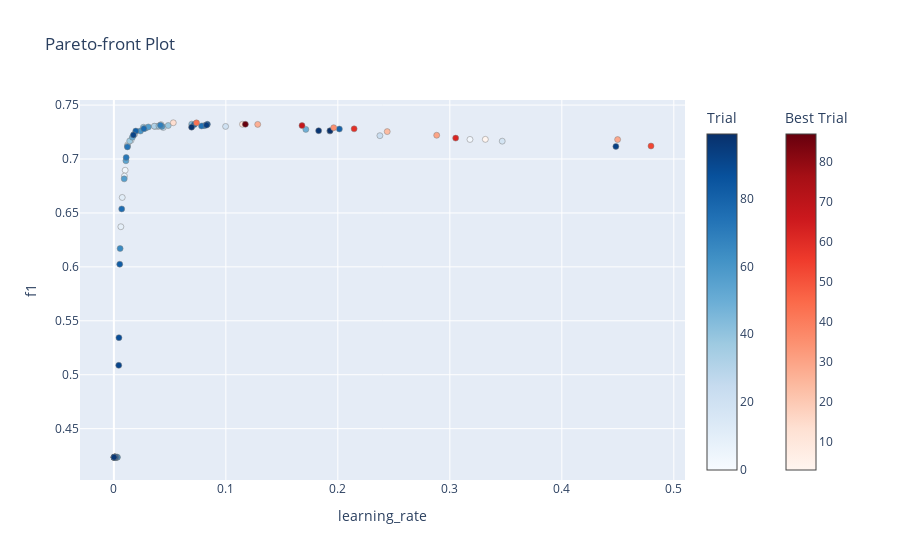

The code cell stored with this chart in its notebook:
### Code cell
fig = optuna.visualization.plot_pareto_front(
    study, target_names=["learning_rate", "f1"]
)
fig.write_image(file="figures/ch5_pareto.png", format="png", scale=6)
fig.show()

### Figure 1 — Plotly figure (JSON) as saved in the notebook; plotly's stock layout.template omitted (floating-point values rounded to 4 significant figures)
{"data": [{"hovertemplate": "%{text}<extra>Trial</extra>", "marker": {"color": [0, 1, 2, 4, 5, 6, 7, 8, 9, 10, 11, 13, 15, 16, 17, 18, 19, 20, 21, 22, 23, 25, 26, 28, 31, 32, 33, 34, 36, 37, 38, 39, 40, 41, 42, 44, 45, 46, 47, 48, 49, 50, 51, 52, 54, 55, 56, 57, 58, 60, 61, 63, 64, 65, 66, 67, 69, 70, 71, 72, 73, 74, 75, 76, 77, 78, 79, 80, 81, 82, 83, 84, 85, 86, 88, 89, 90, 91, 92, 93, 94, 95, 96, 97, 98, 99], "colorbar": {"title": {"text": "Trial"}}, "colorscale": [[0, "rgb(247,251,255)"], [0.125, "rgb(222,235,247)"], [0.25, "rgb(198,219,239)"], [0.375, "rgb(158,202,225)"], [0.5, "rgb(107,174,214)"], [0.625, "rgb(66,146,198)"], [0.75, "rgb(33,113,181)"], [0.875, "rgb(8,81,156)"], [1, "rgb(8,48,107)"]], "line": {"color": "Grey", "width": 0.5}}, "mode": "markers", "showlegend": false, "text": ["{<br>  \"number\": 0,<br>  \"values\": [<br>    0.018276625572235056,<br>    0.7229728382357858<br>  ],<br>  \"params\": {<br>    \"learning_rate\": 0.018276625572235056<br>  }<br>}", "{<br>  \"number\": 1,<br>  \"values\": [<br>    0.012281350875017864,<br>    0.713129498994182<br>  ],<br>  \"params\": {<br>    \"learning_rate\": 0.012281350875017864<br>  }<br>}", "{<br>  \"number\": 2,<br>  \"values\": [<br>    0.3179931543219117,<br>    0.7181352358216049<br>  ],<br>  \"params\": {<br>    \"learning_rate\": 0.3179931543219117<br>  }<br>}", "{<br>  \"number\": 4,<br>  \"values\": [<br>    0.010097499163932589,<br>    0.689595604293249<br>  ],<br>  \"params\": {<br>    \"learning_rate\": 0.010097499163932589<br>  }<br>}", "{<br>  \"number\": 5,<br>  \"values\": [<br>    0.0010284892903758126,<br>    0.4235082247366586<br>  ],<br>  \"params\": {<br>    \"learning_rate\": 0.0010284892903758126<br>  }<br>}", "{<br>  \"number\": 6,<br>  \"values\": [<br>    0.0008073623310050534,<br>    0.4235082247366586<br>  ],<br>  \"params\": {<br>    \"learning_rate\": 0.0008073623310050534<br>  }<br>}", "{<br>  \"number\": 7,<br>  \"values\": [<br>    0.009446892389275133,<br>    0.6841554205738356<br>  ],<br>  \"params\": {<br>    \"learning_rate\": 0.009446892389275133<br>  }<br>}", "{<br>  \"number\": 8,<br>  \"values\": [<br>    0.042129982546996285,<br>    0.7318679125094985<br>  ],<br>  \"params\": {<br>    \"learning_rate\": 0.042129982546996285<br>  }<br>}", "{<br>  \"number\": 9,<br>  \"values\": [<br>    0.006234336282154794,<br>    0.6372047388051083<br>  ],<br>  \"params\": {<br>    \"learning_rate\": 0.006234336282154794<br>  }<br>}", "{<br>  \"number\": 10,<br>  \"values\": [<br>    0.0014213907266344855,<br>    0.4235082247366586<br>  ],<br>  \"params\": {<br>    \"learning_rate\": 0.0014213907266344855<br>  }<br>}", "{<br>  \"number\": 11,<br>  \"values\": [<br>    0.0074818711669891215,<br>    0.6643619268828908<br>  ],<br>  \"params\": {<br>    \"learning_rate\": 0.0074818711669891215<br>  }<br>}", "{<br>  \"number\": 13,<br>  \"values\": [<br>    0.0012664149179400209,<br>    0.4235082247366586<br>  ],<br>  \"params\": {<br>    \"learning_rate\": 0.0012664149179400209<br>  }<br>}", "{<br>  \"number\": 15,<br>  \"values\": [<br>    0.01538041330688695,<br>    0.7173796023919852<br>  ],<br>  \"params\": {<br>    \"learning_rate\": 0.01538041330688695<br>  }<br>}", "{<br>  \"number\": 16,<br>  \"values\": [<br>    0.018396986660930648,<br>    0.7227368738811438<br>  ],<br>  \"params\": {<br>    \"learning_rate\": 0.018396986660930648<br>  }<br>}", "{<br>  \"number\": 17,<br>  \"values\": [<br>    0.0030415201353781317,<br>    0.4235082247366586<br>  ],<br>  \"params\": {<br>    \"learning_rate\": 0.0030415201353781317<br>  }<br>}", "{<br>  \"number\": 18,<br>  \"values\": [<br>    0.34679130964813293,<br>    0.7165372792236238<br>  ],<br>  \"params\": {<br>    \"learning_rate\": 0.34679130964813293<br>  }<br>}", "{<br>  \"number\": 19,<br>  \"values\": [<br>    0.0016185106184141472,<br>    0.4235082247366586<br>  ],<br>  \"params\": {<br>    \"learning_rate\": 0.0016185106184141472<br>  }<br>}", "{<br>  \"number\": 20,<br>  \"values\": [<br>    0.09977031400739048,<br>    0.7302018596960369<br>  ],<br>  \"params\": {<br>    \"learning_rate\": 0.09977031400739048<br>  }<br>}", "{<br>  \"number\": 21,<br>  \"values\": [<br>    0.00015692458115144144,<br>    0.4235082247366586<br>  ],<br>  \"params\": {<br>    \"learning_rate\": 0.00015692458115144144<br>  }<br>}", "{<br>  \"number\": 22,<br>  \"values\": [<br>    0.0014637099340279343,<br>    0.4235082247366586<br>  ],<br>  \"params\": {<br>    \"learning_rate\": 0.0014637099340279343<br>  }<br>}", "{<br>  \"number\": 23,<br>  \"values\": [<br>    0.237542460048024,<br>    0.7216310177763523<br>  ],<br>  \"params\": {<br>    \"learning_rate\": 0.237542460048024<br>  }<br>}", "{<br>  \"number\": 25,<br>  \"values\": [<br>    0.039216586476540555,<br>    0.7301579035907364<br>  ],<br>  \"params\": {<br>    \"learning_rate\": 0.039216586476540555<br>  }<br>}", "{<br>  \"number\": 26,<br>  \"values\": [<br>    0.04413193652148863,<br>    0.7292176187667853<br>  ],<br>  \"params\": {<br>    \"learning_rate\": 0.04413193652148863<br>  }<br>}", "{<br>  \"number\": 28,<br>  \"values\": [<br>    0.0006332697167843045,<br>    0.4235082247366586<br>  ],<br>  \"params\": {<br>    \"learning_rate\": 0.0006332697167843045<br>  }<br>}", "{<br>  \"number\": 31,<br>  \"values\": [<br>    0.036619413830782564,<br>    0.7302184406320554<br>  ],<br>  \"params\": {<br>    \"learning_rate\": 0.036619413830782564<br>  }<br>}", "{<br>  \"number\": 32,<br>  \"values\": [<br>    0.03610204856200786,<br>    0.7304328067409969<br>  ],<br>  \"params\": {<br>    \"learning_rate\": 0.03610204856200786<br>  }<br>}", "{<br>  \"number\": 33,<br>  \"values\": [<br>    0.0021961450728918896,<br>    0.4235082247366586<br>  ],<br>  \"params\": {<br>    \"learning_rate\": 0.0021961450728918896<br>  }<br>}", "{<br>  \"number\": 34,<br>  \"values\": [<br>    0.012193586140043794,<br>    0.7120523440790167<br>  ],<br>  \"params\": {<br>    \"learning_rate\": 0.012193586140043794<br>  }<br>}", "{<br>  \"number\": 36,<br>  \"values\": [<br>    0.00017918412416240907,<br>    0.4235082247366586<br>  ],<br>  \"params\": {<br>    \"learning_rate\": 0.00017918412416240907<br>  }<br>}", "{<br>  \"number\": 37,<br>  \"values\": [<br>    0.014133500358080071,<br>    0.7167142851538554<br>  ],<br>  \"params\": {<br>    \"learning_rate\": 0.014133500358080071<br>  }<br>}", "{<br>  \"number\": 38,<br>  \"values\": [<br>    0.04852382290869409,<br>    0.7310333204595433<br>  ],<br>  \"params\": {<br>    \"learning_rate\": 0.04852382290869409<br>  }<br>}", "{<br>  \"number\": 39,<br>  \"values\": [<br>    0.040201201662143485,<br>    0.7306614283099379<br>  ],<br>  \"params\": {<br>    \"learning_rate\": 0.040201201662143485<br>  }<br>}", "{<br>  \"number\": 40,<br>  \"values\": [<br>    0.0011776265316570207,<br>    0.4235082247366586<br>  ],<br>  \"params\": {<br>    \"learning_rate\": 0.0011776265316570207<br>  }<br>}", "{<br>  \"number\": 41,<br>  \"values\": [<br>    0.026396073829949854,<br>    0.7294521208392316<br>  ],<br>  \"params\": {<br>    \"learning_rate\": 0.026396073829949854<br>  }<br>}", "{<br>  \"number\": 42,<br>  \"values\": [<br>    0.19287363423507076,<br>    0.7259236143539816<br>  ],<br>  \"params\": {<br>    \"learning_rate\": 0.19287363423507076<br>  }<br>}", "{<br>  \"number\": 44,<br>  \"values\": [<br>    0.06950786503628438,<br>    0.7323174432397132<br>  ],<br>  \"params\": {<br>    \"learning_rate\": 0.06950786503628438<br>  }<br>}", "{<br>  \"number\": 45,<br>  \"values\": [<br>    0.0013182070434705978,<br>    0.4235082247366586<br>  ],<br>  \"params\": {<br>    \"learning_rate\": 0.0013182070434705978<br>  }<br>}", "{<br>  \"number\": 46,<br>  \"values\": [<br>    0.0001689170415983065,<br>    0.4235082247366586<br>  ],<br>  \"params\": {<br>    \"learning_rate\": 0.0001689170415983065<br>  }<br>}", "{<br>  \"number\": 47,<br>  \"values\": [<br>    0.0021018530965500105,<br>    0.4235082247366586<br>  ],<br>  \"params\": {<br>    \"learning_rate\": 0.0021018530965500105<br>  }<br>}", "{<br>  \"number\": 48,<br>  \"values\": [<br>    0.00019287163151974652,<br>    0.4235082247366586<br>  ],<br>  \"params\": {<br>    \"learning_rate\": 0.00019287163151974652<br>  }<br>}", "{<br>  \"number\": 49,<br>  \"values\": [<br>    0.1714187324525616,<br>    0.7274564562489783<br>  ],<br>  \"params\": {<br>    \"learning_rate\": 0.1714187324525616<br>  }<br>}", "{<br>  \"number\": 50,<br>  \"values\": [<br>    0.028218912249716382,<br>    0.7285799931977797<br>  ],<br>  \"params\": {<br>    \"learning_rate\": 0.028218912249716382<br>  }<br>}", "{<br>  \"number\": 51,<br>  \"values\": [<br>    0.00037469787058577405,<br>    0.4235082247366586<br>  ],<br>  \"params\": {<br>    \"learning_rate\": 0.00037469787058577405<br>  }<br>}", "{<br>  \"number\": 52,<br>  \"values\": [<br>    0.016517619384449466,<br>    0.7201909680929806<br>  ],<br>  \"params\": {<br>    \"learning_rate\": 0.016517619384449466<br>  }<br>}", "{<br>  \"number\": 54,<br>  \"values\": [<br>    0.01075645544167512,<br>    0.6983807551597365<br>  ],<br>  \"params\": {<br>    \"learning_rate\": 0.01075645544167512<br>  }<br>}", "{<br>  \"number\": 55,<br>  \"values\": [<br>    0.0013300668001608705,<br>    0.4235082247366586<br>  ],<br>  \"params\": {<br>    \"learning_rate\": 0.0013300668001608705<br>  }<br>}", "{<br>  \"number\": 56,<br>  \"values\": [<br>    0.009234620597188305,<br>    0.6815820697212852<br>  ],<br>  \"params\": {<br>    \"learning_rate\": 0.009234620597188305<br>  }<br>}", "{<br>  \"number\": 57,<br>  \"values\": [<br>    0.030789337644333142,<br>    0.7297299658845593<br>  ],<br>  \"params\": {<br>    \"learning_rate\": 0.030789337644333142<br>  }<br>}", "{<br>  \"number\": 58,<br>  \"values\": [<br>    0.0005196761744466342,<br>    0.4235082247366586<br>  ],<br>  \"params\": {<br>    \"learning_rate\": 0.0005196761744466342<br>  }<br>}", "{<br>  \"number\": 60,<br>  \"values\": [<br>    0.023714036796718886,<br>    0.7259369472766212<br>  ],<br>  \"params\": {<br>    \"learning_rate\": 0.023714036796718886<br>  }<br>}", "{<br>  \"number\": 61,<br>  \"values\": [<br>    0.042951701452191404,<br>    0.7302474855948291<br>  ],<br>  \"params\": {<br>    \"learning_rate\": 0.042951701452191404<br>  }<br>}", "{<br>  \"number\": 63,<br>  \"values\": [<br>    0.0031088442966744653,<br>    0.4235082247366586<br>  ],<br>  \"params\": {<br>    \"learning_rate\": 0.0031088442966744653<br>  }<br>}", "{<br>  \"number\": 64,<br>  \"values\": [<br>    0.0004014235312843208,<br>    0.4235082247366586<br>  ],<br>  \"params\": {<br>    \"learning_rate\": 0.0004014235312843208<br>  }<br>}", "{<br>  \"number\": 65,<br>  \"values\": [<br>    0.005578035829630357,<br>    0.6170142717941252<br>  ],<br>  \"params\": {<br>    \"learning_rate\": 0.005578035829630357<br>  }<br>}", "{<br>  \"number\": 66,<br>  \"values\": [<br>    0.0001592544431367279,<br>    0.4235082247366586<br>  ],<br>  \"params\": {<br>    \"learning_rate\": 0.0001592544431367279<br>  }<br>}", "{<br>  \"number\": 67,<br>  \"values\": [<br>    0.0807232375319011,<br>    0.7309408871913655<br>  ],<br>  \"params\": {<br>    \"learning_rate\": 0.0807232375319011<br>  }<br>}", "{<br>  \"number\": 69,<br>  \"values\": [<br>    0.04159311590472715,<br>    0.7313584050417112<br>  ],<br>  \"params\": {<br>    \"learning_rate\": 0.04159311590472715<br>  }<br>}", "{<br>  \"number\": 70,<br>  \"values\": [<br>    0.0007829813261500128,<br>    0.4235082247366586<br>  ],<br>  \"params\": {<br>    \"learning_rate\": 0.0007829813261500128<br>  }<br>}", "{<br>  \"number\": 71,<br>  \"values\": [<br>    0.0005327862205087224,<br>    0.4235082247366586<br>  ],<br>  \"params\": {<br>    \"learning_rate\": 0.0005327862205087224<br>  }<br>}", "{<br>  \"number\": 72,<br>  \"values\": [<br>    0.011004042996587247,<br>    0.7013991059388606<br>  ],<br>  \"params\": {<br>    \"learning_rate\": 0.011004042996587247<br>  }<br>}", "{<br>  \"number\": 73,<br>  \"values\": [<br>    0.012096495400321669,<br>    0.7112448137800941<br>  ],<br>  \"params\": {<br>    \"learning_rate\": 0.012096495400321669<br>  }<br>}", "{<br>  \"number\": 74,<br>  \"values\": [<br>    0.07830377287729806,<br>    0.7306338561389435<br>  ],<br>  \"params\": {<br>    \"learning_rate\": 0.07830377287729806<br>  }<br>}", "{<br>  \"number\": 75,<br>  \"values\": [<br>    0.0020289312962674306,<br>    0.4235082247366586<br>  ],<br>  \"params\": {<br>    \"learning_rate\": 0.0020289312962674306<br>  }<br>}", "{<br>  \"number\": 76,<br>  \"values\": [<br>    0.007003614272196497,<br>    0.653715322076985<br>  ],<br>  \"params\": {<br>    \"learning_rate\": 0.007003614272196497<br>  }<br>}", "{<br>  \"number\": 77,<br>  \"values\": [<br>    0.026811861365256547,<br>    0.7281393119846103<br>  ],<br>  \"params\": {<br>    \"learning_rate\": 0.026811861365256547<br>  }<br>}", "{<br>  \"number\": 78,<br>  \"values\": [<br>    0.0014534431094221844,<br>    0.4235082247366586<br>  ],<br>  \"params\": {<br>    \"learning_rate\": 0.0014534431094221844<br>  }<br>}", "{<br>  \"number\": 79,<br>  \"values\": [<br>    0.07184266906020101,<br>    0.7318954915835494<br>  ],<br>  \"params\": {<br>    \"learning_rate\": 0.07184266906020101<br>  }<br>}", "{<br>  \"number\": 80,<br>  \"values\": [<br>    0.20138173825410338,<br>    0.7278080193179831<br>  ],<br>  \"params\": {<br>    \"learning_rate\": 0.20138173825410338<br>  }<br>}", "{<br>  \"number\": 81,<br>  \"values\": [<br>    0.01956656266919498,<br>    0.7259187426802697<br>  ],<br>  \"params\": {<br>    \"learning_rate\": 0.01956656266919498<br>  }<br>}", "{<br>  \"number\": 82,<br>  \"values\": [<br>    0.005251844487229045,<br>    0.6024609734794308<br>  ],<br>  \"params\": {<br>    \"learning_rate\": 0.005251844487229045<br>  }<br>}", "{<br>  \"number\": 83,<br>  \"values\": [<br>    0.0007975269741962664,<br>    0.4235082247366586<br>  ],<br>  \"params\": {<br>    \"learning_rate\": 0.0007975269741962664<br>  }<br>}", "{<br>  \"number\": 84,<br>  \"values\": [<br>    0.0005538907493946157,<br>    0.4235082247366586<br>  ],<br>  \"params\": {<br>    \"learning_rate\": 0.0005538907493946157<br>  }<br>}", "{<br>  \"number\": 85,<br>  \"values\": [<br>    0.0835122016432078,<br>    0.7321890615843162<br>  ],<br>  \"params\": {<br>    \"learning_rate\": 0.0835122016432078<br>  }<br>}", "{<br>  \"number\": 86,<br>  \"values\": [<br>    0.0006260697703589752,<br>    0.4235082247366586<br>  ],<br>  \"params\": {<br>    \"learning_rate\": 0.0006260697703589752<br>  }<br>}", "{<br>  \"number\": 88,<br>  \"values\": [<br>    0.004544231657855253,<br>    0.5343888745179519<br>  ],<br>  \"params\": {<br>    \"learning_rate\": 0.004544231657855253<br>  }<br>}", "{<br>  \"number\": 89,<br>  \"values\": [<br>    0.00012209259631005412,<br>    0.4235082247366586<br>  ],<br>  \"params\": {<br>    \"learning_rate\": 0.00012209259631005412<br>  }<br>}", "{<br>  \"number\": 90,<br>  \"values\": [<br>    0.001267549290534437,<br>    0.4235082247366586<br>  ],<br>  \"params\": {<br>    \"learning_rate\": 0.001267549290534437<br>  }<br>}", "{<br>  \"number\": 91,<br>  \"values\": [<br>    0.004363976487357013,<br>    0.5087369170754972<br>  ],<br>  \"params\": {<br>    \"learning_rate\": 0.004363976487357013<br>  }<br>}", "{<br>  \"number\": 92,<br>  \"values\": [<br>    0.017485462659550834,<br>    0.722280452051524<br>  ],<br>  \"params\": {<br>    \"learning_rate\": 0.017485462659550834<br>  }<br>}", "{<br>  \"number\": 93,<br>  \"values\": [<br>    0.44828056389247145,<br>    0.7116760995541701<br>  ],<br>  \"params\": {<br>    \"learning_rate\": 0.44828056389247145<br>  }<br>}", "{<br>  \"number\": 94,<br>  \"values\": [<br>    0.08277845673611592,<br>    0.7314187112500111<br>  ],<br>  \"params\": {<br>    \"learning_rate\": 0.08277845673611592<br>  }<br>}", "{<br>  \"number\": 95,<br>  \"values\": [<br>    0.0003291311959625348,<br>    0.4235082247366586<br>  ],<br>  \"params\": {<br>    \"learning_rate\": 0.0003291311959625348<br>  }<br>}", "{<br>  \"number\": 96,<br>  \"values\": [<br>    0.00022868118733042252,<br>    0.4235082247366586<br>  ],<br>  \"params\": {<br>    \"learning_rate\": 0.00022868118733042252<br>  }<br>}", "{<br>  \"number\": 97,<br>  \"values\": [<br>    0.18286145837300968,<br>    0.7262427071035374<br>  ],<br>  \"params\": {<br>    \"learning_rate\": 0.18286145837300968<br>  }<br>}", "{<br>  \"number\": 98,<br>  \"values\": [<br>    0.06941692989749879,<br>    0.7295385067809874<br>  ],<br>  \"params\": {<br>    \"learning_rate\": 0.06941692989749879<br>  }<br>}", "{<br>  \"number\": 99,<br>  \"values\": [<br>    0.19305171220017311,<br>    0.7262367052555226<br>  ],<br>  \"params\": {<br>    \"learning_rate\": 0.19305171220017311<br>  }<br>}"], "type": "scatter", "x": [0.01828, 0.01228, 0.318, 0.0101, 0.001028, 0.0008074, 0.009447, 0.04213, 0.006234, 0.001421, 0.007482, 0.001266, 0.01538, 0.0184, 0.003042, 0.3468, 0.001619, 0.09977, 0.0001569, 0.001464, 0.2375, 0.03922, 0.04413, 0.0006333, 0.03662, 0.0361, 0.002196, 0.01219, 0.0001792, 0.01413, 0.04852, 0.0402, 0.001178, 0.0264, 0.1929, 0.06951, 0.001318, 0.0001689, 0.002102, 0.0001929, 0.1714, 0.02822, 0.0003747, 0.01652, 0.01076, 0.00133, 0.009235, 0.03079, 0.0005197, 0.02371, 0.04295, 0.003109, 0.0004014, 0.005578, 0.0001593, 0.08072, 0.04159, 0.000783, 0.0005328, 0.011, 0.0121, 0.0783, 0.002029, 0.007004, 0.02681, 0.001453, 0.07184, 0.2014, 0.01957, 0.005252, 0.0007975, 0.0005539, 0.08351, 0.0006261, 0.004544, 0.0001221, 0.001268, 0.004364, 0.01749, 0.4483, 0.08278, 0.0003291, 0.0002287, 0.1829, 0.06942, 0.1931], "y": [0.723, 0.7131, 0.7181, 0.6896, 0.4235, 0.4235, 0.6842, 0.7319, 0.6372, 0.4235, 0.6644, 0.4235, 0.7174, 0.7227, 0.4235, 0.7165, 0.4235, 0.7302, 0.4235, 0.4235, 0.7216, 0.7302, 0.7292, 0.4235, 0.7302, 0.7304, 0.4235, 0.7121, 0.4235, 0.7167, 0.731, 0.7307, 0.4235, 0.7295, 0.7259, 0.7323, 0.4235, 0.4235, 0.4235, 0.4235, 0.7275, 0.7286, 0.4235, 0.7202, 0.6984, 0.4235, 0.6816, 0.7297, 0.4235, 0.7259, 0.7302, 0.4235, 0.4235, 0.617, 0.4235, 0.7309, 0.7314, 0.4235, 0.4235, 0.7014, 0.7112, 0.7306, 0.4235, 0.6537, 0.7281, 0.4235, 0.7319, 0.7278, 0.7259, 0.6025, 0.4235, 0.4235, 0.7322, 0.4235, 0.5344, 0.4235, 0.4235, 0.5087, 0.7223, 0.7117, 0.7314, 0.4235, 0.4235, 0.7262, 0.7295, 0.7262]}, {"hovertemplate": "%{text}<extra>Best Trial</extra>", "marker": {"color": [3, 12, 14, 24, 27, 29, 30, 35, 43, 53, 59, 62, 68, 87], "colorbar": {"title": {"text": "Best Trial"}, "x": 1.1, "xpad": 40}, "colorscale": [[0, "rgb(255,245,240)"], [0.125, "rgb(254,224,210)"], [0.25, "rgb(252,187,161)"], [0.375, "rgb(252,146,114)"], [0.5, "rgb(251,106,74)"], [0.625, "rgb(239,59,44)"], [0.75, "rgb(203,24,29)"], [0.875, "rgb(165,15,21)"], [1, "rgb(103,0,13)"]], "line": {"color": "Grey", "width": 0.5}}, "mode": "markers", "showlegend": false, "text": ["{<br>  \"number\": 3,<br>  \"values\": [<br>    0.3317048028124761,<br>    0.7182462105095208<br>  ],<br>  \"params\": {<br>    \"learning_rate\": 0.3317048028124761<br>  }<br>}", "{<br>  \"number\": 12,<br>  \"values\": [<br>    0.1148404311838305,<br>    0.7321994102159477<br>  ],<br>  \"params\": {<br>    \"learning_rate\": 0.1148404311838305<br>  }<br>}", "{<br>  \"number\": 14,<br>  \"values\": [<br>    0.05307222954482612,<br>    0.7336139976808754<br>  ],<br>  \"params\": {<br>    \"learning_rate\": 0.05307222954482612<br>  }<br>}", "{<br>  \"number\": 24,<br>  \"values\": [<br>    0.24410089728809634,<br>    0.7254004209977449<br>  ],<br>  \"params\": {<br>    \"learning_rate\": 0.24410089728809634<br>  }<br>}", "{<br>  \"number\": 27,<br>  \"values\": [<br>    0.12844461011742844,<br>    0.7321027124572879<br>  ],<br>  \"params\": {<br>    \"learning_rate\": 0.12844461011742844<br>  }<br>}", "{<br>  \"number\": 29,<br>  \"values\": [<br>    0.4498243389528799,<br>    0.7180387023655493<br>  ],<br>  \"params\": {<br>    \"learning_rate\": 0.4498243389528799<br>  }<br>}", "{<br>  \"number\": 30,<br>  \"values\": [<br>    0.28825962026286955,<br>    0.7220137309076756<br>  ],<br>  \"params\": {<br>    \"learning_rate\": 0.28825962026286955<br>  }<br>}", "{<br>  \"number\": 35,<br>  \"values\": [<br>    0.19630258423899116,<br>    0.7290264275839735<br>  ],<br>  \"params\": {<br>    \"learning_rate\": 0.19630258423899116<br>  }<br>}", "{<br>  \"number\": 43,<br>  \"values\": [<br>    0.07377836783758575,<br>    0.7335097300380633<br>  ],<br>  \"params\": {<br>    \"learning_rate\": 0.07377836783758575<br>  }<br>}", "{<br>  \"number\": 53,<br>  \"values\": [<br>    0.4796291220454122,<br>    0.7120415606860494<br>  ],<br>  \"params\": {<br>    \"learning_rate\": 0.4796291220454122<br>  }<br>}", "{<br>  \"number\": 59,<br>  \"values\": [<br>    0.21454254531144426,<br>    0.7279770709345865<br>  ],<br>  \"params\": {<br>    \"learning_rate\": 0.21454254531144426<br>  }<br>}", "{<br>  \"number\": 62,<br>  \"values\": [<br>    0.30521179006815724,<br>    0.7193743184471776<br>  ],<br>  \"params\": {<br>    \"learning_rate\": 0.30521179006815724<br>  }<br>}", "{<br>  \"number\": 68,<br>  \"values\": [<br>    0.16799292006264588,<br>    0.7309842390105754<br>  ],<br>  \"params\": {<br>    \"learning_rate\": 0.16799292006264588<br>  }<br>}", "{<br>  \"number\": 87,<br>  \"values\": [<br>    0.11742527067046299,<br>    0.7321944783582703<br>  ],<br>  \"params\": {<br>    \"learning_rate\": 0.11742527067046299<br>  }<br>}"], "type": "scatter", "x": [0.3317, 0.1148, 0.05307, 0.2441, 0.1284, 0.4498, 0.2883, 0.1963, 0.07378, 0.4796, 0.2145, 0.3052, 0.168, 0.1174], "y": [0.7182, 0.7322, 0.7336, 0.7254, 0.7321, 0.718, 0.722, 0.729, 0.7335, 0.712, 0.728, 0.7194, 0.731, 0.7322]}], "layout": {"title": {"text": "Pareto-front Plot"}, "xaxis": {"title": {"text": "learning_rate"}}, "yaxis": {"title": {"text": "f1"}}}}
